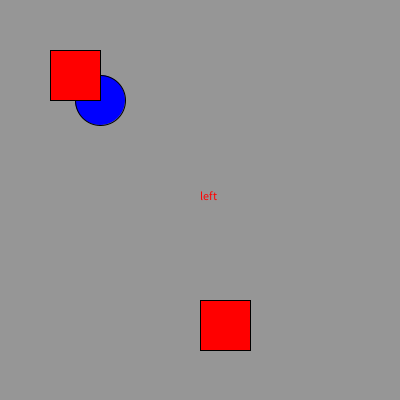
Frame 1 (no input)
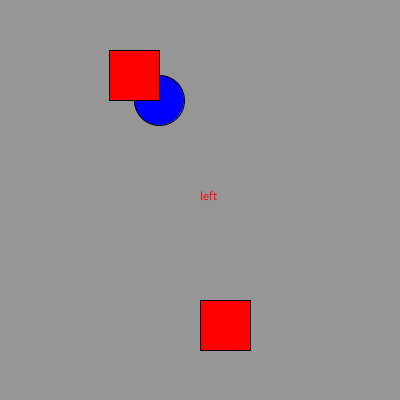
Frame 60 (the mouse pressed at the canvas centre just before this capture)
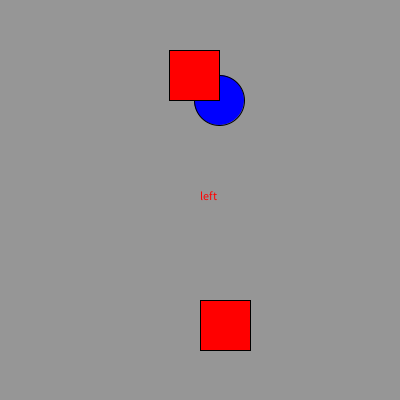
Frame 120 (the mouse held since frame 60 and released just before this capture)

The Processing sketch that drew these frames (run headless with seeded random() and noise(); from frame 60 on, the mouse is pressed at the canvas centre):

// Processing sketch: lesson8_busButton
// ── lesson8_busButton.pde
int x=50;
void setup(){
  size(400,400);
}

void draw(){
  background(150);
  fill(0, 0, 255);
  ellipse(x+50, 100, 50, 50);
  fill(255, 0, 0);
  rect(x, 50, 50, 50);
  x++;
  rect(200,300,50,50);
  text("left",200,200);
}
